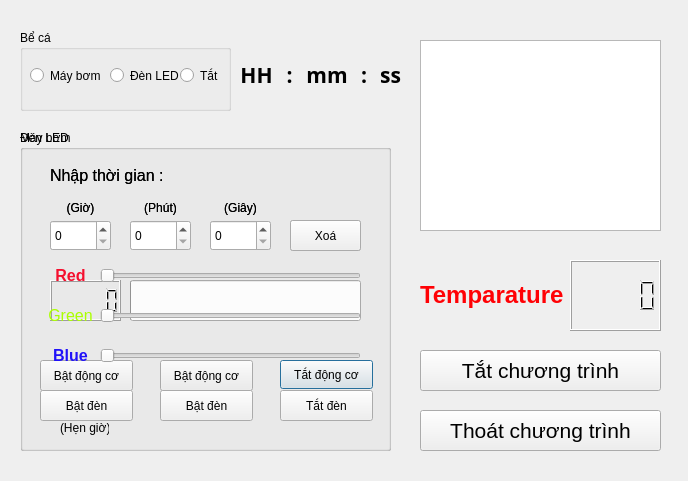
<?xml version="1.0" encoding="UTF-8"?>
<ui version="4.0">
 <class>Dialog</class>
 <widget class="QDialog" name="Dialog">
  <property name="geometry">
   <rect>
    <x>0</x>
    <y>0</y>
    <width>688</width>
    <height>481</height>
   </rect>
  </property>
  <property name="windowTitle">
   <string>Dialog</string>
  </property>
  <widget class="QGroupBox" name="groupBox_maybom">
   <property name="geometry">
    <rect>
     <x>20</x>
     <y>130</y>
     <width>371</width>
     <height>321</height>
    </rect>
   </property>
   <property name="title">
    <string>Máy bơm</string>
   </property>
   <widget class="QLCDNumber" name="lcdNumber">
    <property name="geometry">
     <rect>
      <x>30</x>
      <y>150</y>
      <width>71</width>
      <height>41</height>
     </rect>
    </property>
   </widget>
   <widget class="QProgressBar" name="progressBar">
    <property name="geometry">
     <rect>
      <x>110</x>
      <y>150</y>
      <width>231</width>
      <height>41</height>
     </rect>
    </property>
    <property name="value">
     <number>0</number>
    </property>
    <property name="textVisible">
     <bool>false</bool>
    </property>
   </widget>
   <widget class="QPushButton" name="pushButton_tatdongco">
    <property name="geometry">
     <rect>
      <x>260</x>
      <y>230</y>
      <width>93</width>
      <height>29</height>
     </rect>
    </property>
    <property name="text">
     <string>Tắt động cơ</string>
    </property>
   </widget>
   <widget class="QSpinBox" name="spinBox">
    <property name="geometry">
     <rect>
      <x>190</x>
      <y>90</y>
      <width>61</width>
      <height>31</height>
     </rect>
    </property>
   </widget>
   <widget class="QLabel" name="label_4">
    <property name="geometry">
     <rect>
      <x>30</x>
      <y>30</y>
      <width>131</width>
      <height>31</height>
     </rect>
    </property>
    <property name="font">
     <font>
      <pointsize>12</pointsize>
     </font>
    </property>
    <property name="text">
     <string>Nhập thời gian :</string>
    </property>
   </widget>
   <widget class="QPushButton" name="pushButton_xoa">
    <property name="geometry">
     <rect>
      <x>270</x>
      <y>90</y>
      <width>71</width>
      <height>31</height>
     </rect>
    </property>
    <property name="text">
     <string>Xoá</string>
    </property>
   </widget>
   <widget class="QPushButton" name="pushButton_batdongco">
    <property name="geometry">
     <rect>
      <x>20</x>
      <y>230</y>
      <width>93</width>
      <height>31</height>
     </rect>
    </property>
    <property name="text">
     <string>Bật động cơ</string>
    </property>
   </widget>
   <widget class="QPushButton" name="pushButton_batdongco2">
    <property name="geometry">
     <rect>
      <x>140</x>
      <y>230</y>
      <width>93</width>
      <height>31</height>
     </rect>
    </property>
    <property name="text">
     <string>Bật động cơ</string>
    </property>
   </widget>
   <widget class="QLabel" name="label_6">
    <property name="geometry">
     <rect>
      <x>40</x>
      <y>260</y>
      <width>49</width>
      <height>16</height>
     </rect>
    </property>
    <property name="text">
     <string>(Hẹn giờ)</string>
    </property>
   </widget>
   <widget class="QSpinBox" name="spinBox_2">
    <property name="geometry">
     <rect>
      <x>110</x>
      <y>90</y>
      <width>61</width>
      <height>31</height>
     </rect>
    </property>
   </widget>
   <widget class="QSpinBox" name="spinBox_3">
    <property name="geometry">
     <rect>
      <x>30</x>
      <y>90</y>
      <width>61</width>
      <height>31</height>
     </rect>
    </property>
   </widget>
   <widget class="QLabel" name="label_7">
    <property name="geometry">
     <rect>
      <x>190</x>
      <y>70</y>
      <width>61</width>
      <height>16</height>
     </rect>
    </property>
    <property name="text">
     <string>(Giây)</string>
    </property>
    <property name="alignment">
     <set>Qt::AlignCenter</set>
    </property>
   </widget>
   <widget class="QLabel" name="label_8">
    <property name="geometry">
     <rect>
      <x>110</x>
      <y>70</y>
      <width>61</width>
      <height>16</height>
     </rect>
    </property>
    <property name="text">
     <string>(Phút)</string>
    </property>
    <property name="alignment">
     <set>Qt::AlignCenter</set>
    </property>
   </widget>
   <widget class="QLabel" name="label_9">
    <property name="geometry">
     <rect>
      <x>30</x>
      <y>70</y>
      <width>61</width>
      <height>16</height>
     </rect>
    </property>
    <property name="text">
     <string>(Giờ)</string>
    </property>
    <property name="alignment">
     <set>Qt::AlignCenter</set>
    </property>
   </widget>
  </widget>
  <widget class="QGroupBox" name="groupBox_3">
   <property name="geometry">
    <rect>
     <x>20</x>
     <y>30</y>
     <width>211</width>
     <height>81</height>
    </rect>
   </property>
   <property name="title">
    <string>Bể cá</string>
   </property>
   <widget class="QRadioButton" name="radioButton_maybom">
    <property name="geometry">
     <rect>
      <x>10</x>
      <y>30</y>
      <width>81</width>
      <height>31</height>
     </rect>
    </property>
    <property name="text">
     <string>Máy bơm</string>
    </property>
   </widget>
   <widget class="QRadioButton" name="radioButton_denled">
    <property name="geometry">
     <rect>
      <x>90</x>
      <y>30</y>
      <width>81</width>
      <height>31</height>
     </rect>
    </property>
    <property name="text">
     <string>Đèn LED</string>
    </property>
   </widget>
   <widget class="QRadioButton" name="radioButton_tat">
    <property name="geometry">
     <rect>
      <x>160</x>
      <y>30</y>
      <width>89</width>
      <height>31</height>
     </rect>
    </property>
    <property name="text">
     <string>Tắt</string>
    </property>
   </widget>
  </widget>
  <widget class="QWidget" name="layoutWidget">
   <property name="geometry">
    <rect>
     <x>420</x>
     <y>260</y>
     <width>241</width>
     <height>71</height>
    </rect>
   </property>
   <layout class="QHBoxLayout" name="horizontalLayout">
    <item>
     <widget class="QLabel" name="label">
      <property name="text">
       <string>&lt;html&gt;&lt;head/&gt;&lt;body&gt;&lt;p&gt;&lt;span style=&quot; font-size:18pt; font-weight:700; color:#ff0105;&quot;&gt;Temparature&lt;/span&gt;&lt;/p&gt;&lt;/body&gt;&lt;/html&gt;</string>
      </property>
     </widget>
    </item>
    <item>
     <widget class="QLCDNumber" name="lcdNumber_2"/>
    </item>
   </layout>
  </widget>
  <widget class="QTextEdit" name="textEdit">
   <property name="geometry">
    <rect>
     <x>420</x>
     <y>40</y>
     <width>241</width>
     <height>191</height>
    </rect>
   </property>
   <property name="font">
    <font>
     <pointsize>14</pointsize>
    </font>
   </property>
  </widget>
  <widget class="QPushButton" name="pushButton_thoat">
   <property name="geometry">
    <rect>
     <x>420</x>
     <y>410</y>
     <width>241</width>
     <height>41</height>
    </rect>
   </property>
   <property name="font">
    <font>
     <pointsize>16</pointsize>
    </font>
   </property>
   <property name="text">
    <string>Thoát chương trình</string>
   </property>
  </widget>
  <widget class="QPushButton" name="pushButton_tat">
   <property name="geometry">
    <rect>
     <x>420</x>
     <y>350</y>
     <width>241</width>
     <height>41</height>
    </rect>
   </property>
   <property name="font">
    <font>
     <pointsize>16</pointsize>
    </font>
   </property>
   <property name="text">
    <string>Tắt chương trình</string>
   </property>
  </widget>
  <widget class="QGroupBox" name="groupBox_denled">
   <property name="geometry">
    <rect>
     <x>20</x>
     <y>130</y>
     <width>371</width>
     <height>321</height>
    </rect>
   </property>
   <property name="title">
    <string>Đèn LED</string>
   </property>
   <widget class="QPushButton" name="pushButton_batled">
    <property name="geometry">
     <rect>
      <x>140</x>
      <y>260</y>
      <width>93</width>
      <height>31</height>
     </rect>
    </property>
    <property name="text">
     <string>Bật đèn</string>
    </property>
   </widget>
   <widget class="QPushButton" name="pushButton_10">
    <property name="geometry">
     <rect>
      <x>260</x>
      <y>260</y>
      <width>93</width>
      <height>31</height>
     </rect>
    </property>
    <property name="text">
     <string>Tắt đèn</string>
    </property>
   </widget>
   <widget class="QSlider" name="red_slider">
    <property name="geometry">
     <rect>
      <x>80</x>
      <y>130</y>
      <width>261</width>
      <height>31</height>
     </rect>
    </property>
    <property name="maximum">
     <number>256</number>
    </property>
    <property name="orientation">
     <enum>Qt::Horizontal</enum>
    </property>
   </widget>
   <widget class="QSlider" name="blue_slider">
    <property name="geometry">
     <rect>
      <x>80</x>
      <y>210</y>
      <width>261</width>
      <height>31</height>
     </rect>
    </property>
    <property name="maximum">
     <number>256</number>
    </property>
    <property name="orientation">
     <enum>Qt::Horizontal</enum>
    </property>
   </widget>
   <widget class="QLabel" name="label_2">
    <property name="geometry">
     <rect>
      <x>20</x>
      <y>130</y>
      <width>61</width>
      <height>31</height>
     </rect>
    </property>
    <property name="text">
     <string>&lt;html&gt;&lt;head/&gt;&lt;body&gt;&lt;p&gt;&lt;span style=&quot; font-size:12pt; font-weight:700; color:#f50f2e;&quot;&gt;Red&lt;/span&gt;&lt;/p&gt;&lt;/body&gt;&lt;/html&gt;</string>
    </property>
    <property name="alignment">
     <set>Qt::AlignCenter</set>
    </property>
   </widget>
   <widget class="QLabel" name="label_3">
    <property name="geometry">
     <rect>
      <x>20</x>
      <y>210</y>
      <width>61</width>
      <height>31</height>
     </rect>
    </property>
    <property name="font">
     <font>
      <bold>false</bold>
     </font>
    </property>
    <property name="text">
     <string>&lt;html&gt;&lt;head/&gt;&lt;body&gt;&lt;p&gt;&lt;span style=&quot; font-size:12pt; font-weight:700; color:#2011f9;&quot;&gt;Blue&lt;/span&gt;&lt;/p&gt;&lt;/body&gt;&lt;/html&gt;</string>
    </property>
    <property name="alignment">
     <set>Qt::AlignCenter</set>
    </property>
   </widget>
   <widget class="QSlider" name="green_slider">
    <property name="geometry">
     <rect>
      <x>80</x>
      <y>170</y>
      <width>261</width>
      <height>31</height>
     </rect>
    </property>
    <property name="maximum">
     <number>256</number>
    </property>
    <property name="orientation">
     <enum>Qt::Horizontal</enum>
    </property>
   </widget>
   <widget class="QLabel" name="label_5">
    <property name="geometry">
     <rect>
      <x>20</x>
      <y>170</y>
      <width>61</width>
      <height>31</height>
     </rect>
    </property>
    <property name="font">
     <font>
      <pointsize>12</pointsize>
      <bold>false</bold>
     </font>
    </property>
    <property name="styleSheet">
     <string notr="true">color: rgb(170, 255, 0)</string>
    </property>
    <property name="text">
     <string>Green</string>
    </property>
    <property name="alignment">
     <set>Qt::AlignCenter</set>
    </property>
   </widget>
   <widget class="QPushButton" name="pushButton">
    <property name="geometry">
     <rect>
      <x>270</x>
      <y>90</y>
      <width>71</width>
      <height>31</height>
     </rect>
    </property>
    <property name="font">
     <font>
      <pointsize>9</pointsize>
     </font>
    </property>
    <property name="text">
     <string>Xoá</string>
    </property>
   </widget>
   <widget class="QPushButton" name="pushButton_batled_2">
    <property name="geometry">
     <rect>
      <x>20</x>
      <y>260</y>
      <width>93</width>
      <height>31</height>
     </rect>
    </property>
    <property name="text">
     <string>Bật đèn</string>
    </property>
   </widget>
   <widget class="QLabel" name="label_10">
    <property name="geometry">
     <rect>
      <x>40</x>
      <y>290</y>
      <width>49</width>
      <height>16</height>
     </rect>
    </property>
    <property name="text">
     <string>(Hẹn giờ)</string>
    </property>
   </widget>
   <widget class="QLabel" name="label_11">
    <property name="geometry">
     <rect>
      <x>30</x>
      <y>70</y>
      <width>61</width>
      <height>16</height>
     </rect>
    </property>
    <property name="text">
     <string>(Giờ)</string>
    </property>
    <property name="alignment">
     <set>Qt::AlignCenter</set>
    </property>
   </widget>
   <widget class="QLabel" name="label_12">
    <property name="geometry">
     <rect>
      <x>110</x>
      <y>70</y>
      <width>61</width>
      <height>16</height>
     </rect>
    </property>
    <property name="text">
     <string>(Phút)</string>
    </property>
    <property name="alignment">
     <set>Qt::AlignCenter</set>
    </property>
   </widget>
   <widget class="QLabel" name="label_13">
    <property name="geometry">
     <rect>
      <x>190</x>
      <y>70</y>
      <width>61</width>
      <height>16</height>
     </rect>
    </property>
    <property name="text">
     <string>(Giây)</string>
    </property>
    <property name="alignment">
     <set>Qt::AlignCenter</set>
    </property>
   </widget>
   <widget class="QSpinBox" name="spinBox_4">
    <property name="geometry">
     <rect>
      <x>30</x>
      <y>90</y>
      <width>61</width>
      <height>31</height>
     </rect>
    </property>
   </widget>
   <widget class="QSpinBox" name="spinBox_5">
    <property name="geometry">
     <rect>
      <x>110</x>
      <y>90</y>
      <width>61</width>
      <height>31</height>
     </rect>
    </property>
   </widget>
   <widget class="QSpinBox" name="spinBox_6">
    <property name="geometry">
     <rect>
      <x>190</x>
      <y>90</y>
      <width>61</width>
      <height>31</height>
     </rect>
    </property>
   </widget>
   <widget class="QLabel" name="label_14">
    <property name="geometry">
     <rect>
      <x>30</x>
      <y>30</y>
      <width>131</width>
      <height>31</height>
     </rect>
    </property>
    <property name="font">
     <font>
      <pointsize>12</pointsize>
     </font>
    </property>
    <property name="text">
     <string>Nhập thời gian :</string>
    </property>
   </widget>
   <zorder>pushButton_batled_2</zorder>
   <zorder>pushButton_batled</zorder>
   <zorder>pushButton_10</zorder>
   <zorder>red_slider</zorder>
   <zorder>blue_slider</zorder>
   <zorder>label_2</zorder>
   <zorder>label_3</zorder>
   <zorder>green_slider</zorder>
   <zorder>label_5</zorder>
   <zorder>pushButton</zorder>
   <zorder>label_10</zorder>
   <zorder>label_11</zorder>
   <zorder>label_12</zorder>
   <zorder>label_13</zorder>
   <zorder>spinBox_4</zorder>
   <zorder>spinBox_5</zorder>
   <zorder>spinBox_6</zorder>
   <zorder>label_14</zorder>
  </widget>
  <widget class="QWidget" name="layoutWidget">
   <property name="geometry">
    <rect>
     <x>240</x>
     <y>40</y>
     <width>161</width>
     <height>71</height>
    </rect>
   </property>
   <layout class="QGridLayout" name="gridLayout">
    <item row="0" column="0">
     <widget class="QLabel" name="label_time">
      <property name="font">
       <font>
        <family>Segoe UI Black</family>
        <pointsize>16</pointsize>
        <bold>true</bold>
       </font>
      </property>
      <property name="text">
       <string>&lt;html&gt;&lt;head/&gt;&lt;body&gt;&lt;p&gt;HH&lt;/p&gt;&lt;/body&gt;&lt;/html&gt;</string>
      </property>
      <property name="alignment">
       <set>Qt::AlignCenter</set>
      </property>
     </widget>
    </item>
    <item row="0" column="4">
     <widget class="QLabel" name="label_time_5">
      <property name="font">
       <font>
        <family>Segoe UI Black</family>
        <pointsize>16</pointsize>
        <bold>true</bold>
       </font>
      </property>
      <property name="text">
       <string>&lt;html&gt;&lt;head/&gt;&lt;body&gt;&lt;p&gt;ss&lt;/p&gt;&lt;/body&gt;&lt;/html&gt;</string>
      </property>
      <property name="alignment">
       <set>Qt::AlignCenter</set>
      </property>
     </widget>
    </item>
    <item row="0" column="3">
     <widget class="QLabel" name="label_time_4">
      <property name="font">
       <font>
        <family>Segoe UI Black</family>
        <pointsize>16</pointsize>
        <bold>true</bold>
       </font>
      </property>
      <property name="text">
       <string>&lt;html&gt;&lt;head/&gt;&lt;body&gt;&lt;p&gt;:&lt;/p&gt;&lt;/body&gt;&lt;/html&gt;</string>
      </property>
      <property name="alignment">
       <set>Qt::AlignCenter</set>
      </property>
     </widget>
    </item>
    <item row="0" column="1">
     <widget class="QLabel" name="label_time_2">
      <property name="font">
       <font>
        <family>Segoe UI Black</family>
        <pointsize>16</pointsize>
        <bold>true</bold>
       </font>
      </property>
      <property name="text">
       <string>&lt;html&gt;&lt;head/&gt;&lt;body&gt;&lt;p&gt;:&lt;/p&gt;&lt;/body&gt;&lt;/html&gt;</string>
      </property>
      <property name="alignment">
       <set>Qt::AlignCenter</set>
      </property>
     </widget>
    </item>
    <item row="0" column="2">
     <widget class="QLabel" name="label_time_3">
      <property name="font">
       <font>
        <family>Segoe UI Black</family>
        <pointsize>16</pointsize>
        <bold>true</bold>
       </font>
      </property>
      <property name="text">
       <string>&lt;html&gt;&lt;head/&gt;&lt;body&gt;&lt;p&gt;mm&lt;/p&gt;&lt;/body&gt;&lt;/html&gt;</string>
      </property>
      <property name="alignment">
       <set>Qt::AlignCenter</set>
      </property>
     </widget>
    </item>
   </layout>
  </widget>
 </widget>
 <resources/>
 <connections/>
</ui>
